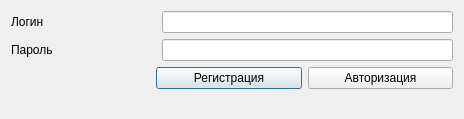
<?xml version="1.0" encoding="UTF-8"?>
<ui version="4.0">
 <class>WindowAuthorization</class>
 <widget class="QDialog" name="WindowAuthorization">
  <property name="geometry">
   <rect>
    <x>0</x>
    <y>0</y>
    <width>464</width>
    <height>119</height>
   </rect>
  </property>
  <property name="windowTitle">
   <string>Авторизация EFRSControl</string>
  </property>
  <layout class="QVBoxLayout" name="verticalLayout_2">
   <item>
    <layout class="QVBoxLayout" name="verticalLayout">
     <item>
      <layout class="QHBoxLayout" name="horizontalLayout_2" stretch="1,2">
       <item>
        <widget class="QLabel" name="label">
         <property name="sizePolicy">
          <sizepolicy hsizetype="Expanding" vsizetype="Preferred">
           <horstretch>0</horstretch>
           <verstretch>0</verstretch>
          </sizepolicy>
         </property>
         <property name="text">
          <string>Логин</string>
         </property>
        </widget>
       </item>
       <item>
        <widget class="QLineEdit" name="lineEdit">
         <property name="sizePolicy">
          <sizepolicy hsizetype="Preferred" vsizetype="Fixed">
           <horstretch>0</horstretch>
           <verstretch>0</verstretch>
          </sizepolicy>
         </property>
        </widget>
       </item>
      </layout>
     </item>
     <item>
      <layout class="QHBoxLayout" name="horizontalLayout" stretch="1,2">
       <item>
        <widget class="QLabel" name="label_2">
         <property name="sizePolicy">
          <sizepolicy hsizetype="Expanding" vsizetype="Preferred">
           <horstretch>0</horstretch>
           <verstretch>0</verstretch>
          </sizepolicy>
         </property>
         <property name="text">
          <string>Пароль</string>
         </property>
        </widget>
       </item>
       <item>
        <widget class="QLineEdit" name="lineEdit_2"/>
       </item>
      </layout>
     </item>
     <item>
      <layout class="QHBoxLayout" name="horizontalLayout_3" stretch="1,1,1">
       <item>
        <spacer name="horizontalSpacer">
         <property name="orientation">
          <enum>Qt::Horizontal</enum>
         </property>
         <property name="sizeHint" stdset="0">
          <size>
           <width>40</width>
           <height>20</height>
          </size>
         </property>
        </spacer>
       </item>
       <item>
        <widget class="QPushButton" name="pushButton_2">
         <property name="text">
          <string>Регистрация</string>
         </property>
        </widget>
       </item>
       <item>
        <widget class="QPushButton" name="pushButton">
         <property name="text">
          <string>Авторизация</string>
         </property>
        </widget>
       </item>
      </layout>
     </item>
     <item>
      <spacer name="verticalSpacer">
       <property name="orientation">
        <enum>Qt::Vertical</enum>
       </property>
       <property name="sizeHint" stdset="0">
        <size>
         <width>20</width>
         <height>40</height>
        </size>
       </property>
      </spacer>
     </item>
    </layout>
   </item>
  </layout>
 </widget>
 <resources/>
 <connections/>
</ui>
